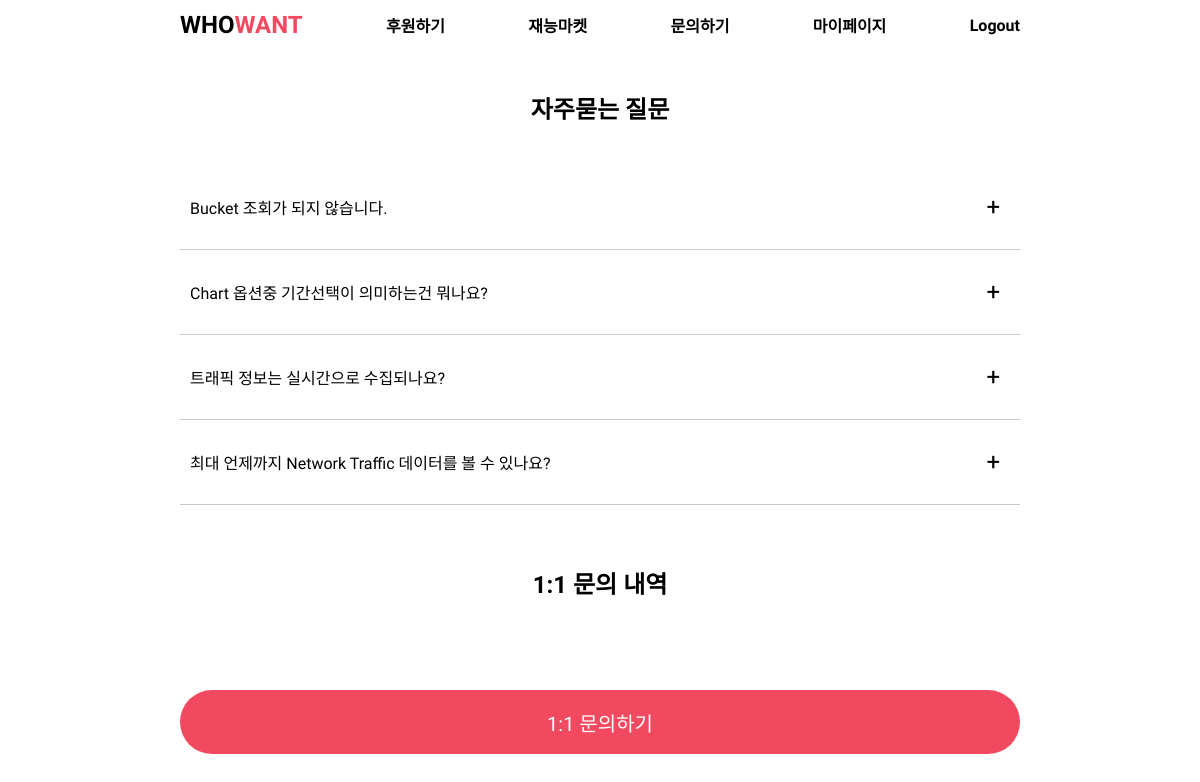
Page /inquiry/FAQ/ (signed in) on the earlier database version.
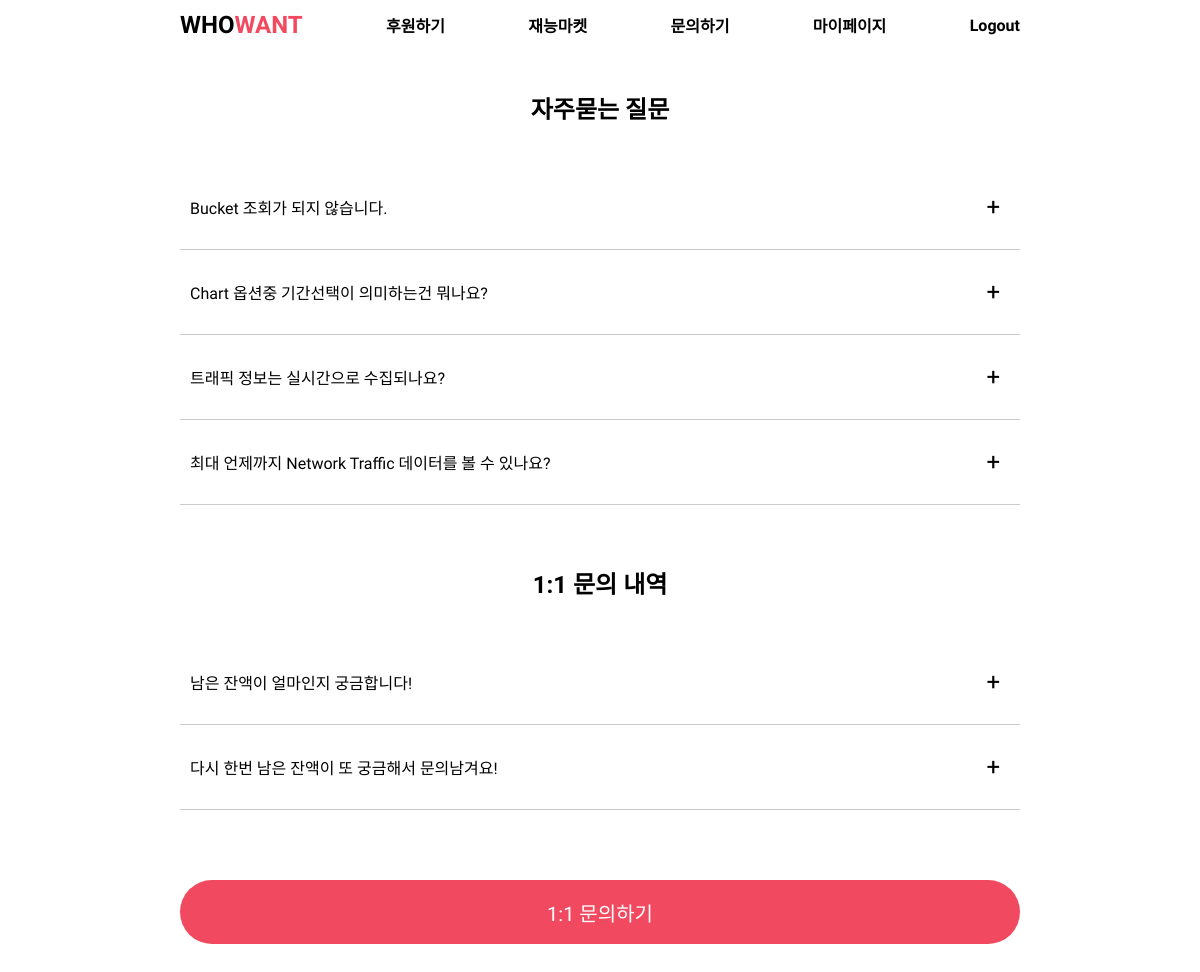
Same page on the later database version.
### inquiry/models.py (models this page shows, shortened)
class Post1(models.Model):
    title = models.CharField(max_length=100)
    writer = models.ForeignKey(CustomUser, on_delete=models.CASCADE, related_name='cs')
    post_time = models.DateField(auto_now_add=True)
    body = models.CharField(max_length=500)

### inquiry/views.py (the view)
# urls.py: path('FAQ/', views.FAQ, name = 'FAQ'),
def FAQ(request):
    user = CustomUser.objects.get(email=request.user.email)
    post1 = Post1.objects.filter(writer=user) # 내가 쓴글만
    return render(request, 'FAQ.html', {'post1': post1})

### inquiry/templates/FAQ.html (shortened to what this page needs)
<!doctype html>
{% load static %}
<html lang="kor">
<head>
    <link rel="stylesheet" type="text/css" href="{% static 'FAQ.css' %}">
</head>
<body>
    <div class="header">
        <ul>
            <li><a href="{% url 'user_info:home' %}" class="logo">WHO<span>WANT</span></a></li>
            <li><a href="{% url 'list:list_view' %}" class="navItem">후원하기</a></li>
            <li><a href="#" class="navItem">재능마켓</a></li>
            <li><a href="{% url 'inquiry:CS' %}" class="navItem">문의하기</a></li>
            <li><a href="#" class="navItem">마이페이지</a></li>
            {% if not user.is_authenticated %}
                <li><a href="{% url 'user_info:login_view' %} " class="navItem">Login</a></li>
            {% else %}
                <li><a href="{% url 'user_info:logout_view' %}" class="navItem">Logout</a></li>
            {% endif %}
        </ul>
    </div>
<h2>자주묻는 질문</h2>
<div class="accordionFrequent">
    <div class="contentBx">
        <div class="label">Bucket 조회가 되지 않습니다.</div>
        <span class="line"></span>
    </div>
    <div class="contentBx">
        <div class="label">Chart 옵션중 기간선택이 의미하는건 뭐나요?</div>
        <span class="line"></span>
    </div>
    <div class="contentBx">
        <div class="label">트래픽 정보는 실시간으로 수집되나요?</div>
        <span class="line"></span>
    </div>
    <div class="contentBx">
        <div class="label">최대 언제까지 Network Traffic 데이터를 볼 수 있나요?</div>
        <span class="line"></span>
    </div>
</div>
{% if user.is_authenticated %}
    <h2>1:1 문의 내역</h2>
    <div class="accordionFrequent">
        {% for post in post1 %}
        <div class="contentBx">
            <div class="label">{{post.body}}</div>
            <span class="line"></span>
        </div>
        {% endfor %}
    </div>
{% endif %}
<input type="submit" value="1:1 문의하기" class="askBtn">
</body>
</html>

### static/FAQ.css (style rules this page uses)
* { padding: 0; margin: 0; box-sizing: border-box; font-family: 'Nanum Gothic', sans-serif; }
body { display: flex; flex-direction: column; align-items: center; min-height: 100vh; width: 100vw; overflow-x: hidden; }
.header { width: 70vw; height: 50px; }
.header ul { width: 100%; height: 100%; list-style: none; display: flex; justify-content: space-between; align-items: center; }
.header ul li a { text-decoration: none; color: black; }
.header .logo { font-size: 1.5em; font-weight: 800; }
.header ul li a span { color: #f14a60; }
.header .navItem { font-size: 1em; font-weight: 700; }
h2 { margin: 40px; }
.accordionFrequent { width: 70vw; height: auto; }
.accordionFrequent .contentBx { position: relative; margin: 20px 0 10px 0; }
.accordionFrequent .contentBx .line { display: block; width: 100%; border-top: 1px solid #ccc; margin: 20px 0 20px 0; }
.accordionFrequent .contentBx .label { position: relative; padding: 10px; color: black; cursor: pointer; }
.accordionFrequent .contentBx .label::before { content: '+'; position: absolute; top: 50%; right: 20px; transform: translateY(-50%); font-size: 1.5em; }
.askBtn { width: 70vw; height: 64px; border-radius: 32px; background-color: #f14a60; color: white; font-size: 20px; border: none; margin: 50px 0 50px 0; }

Differences in the rows shown:
added Post1: body "남은 잔액이 얼마인지 궁금합니다!"
added Post1: body "다시 한번 남은 잔액이 또 궁금해서 문의남겨요!"
